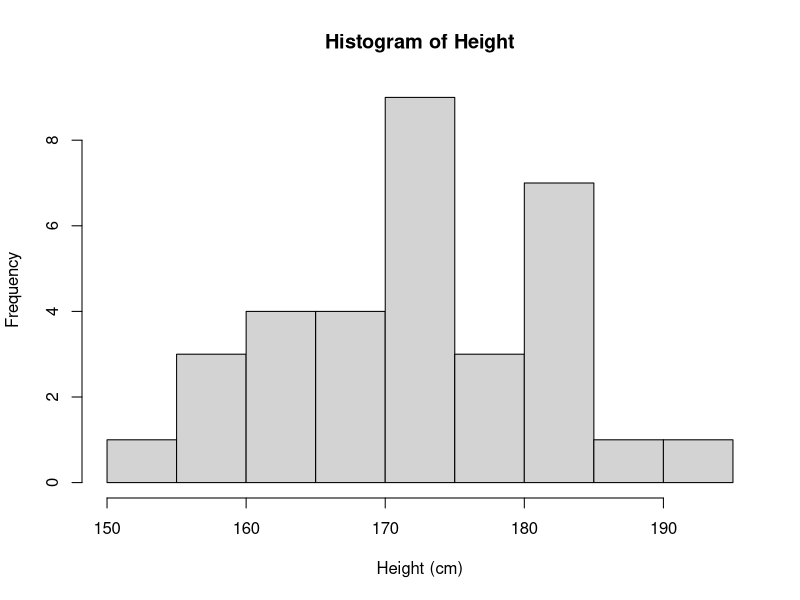
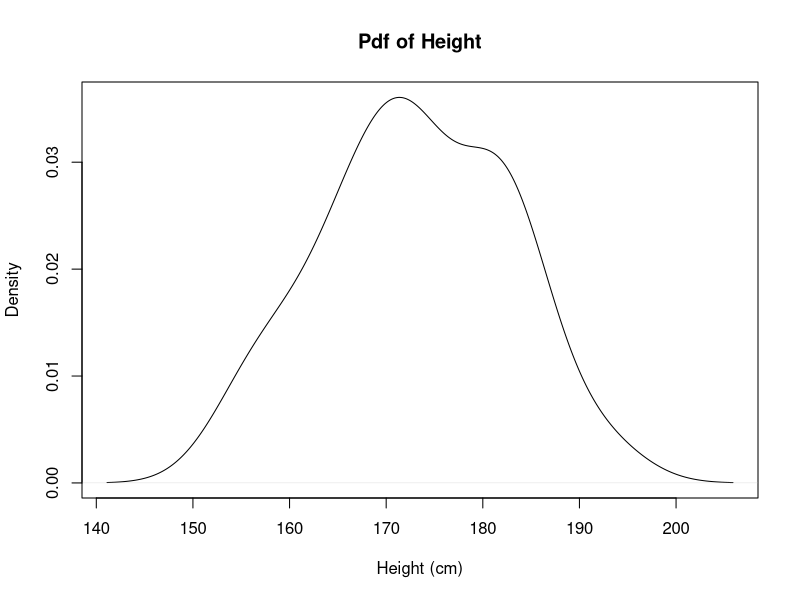
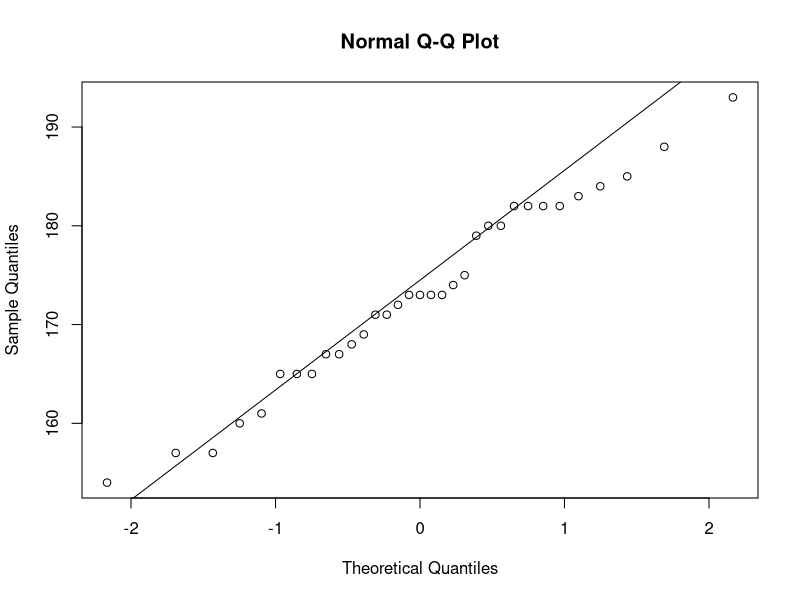

Recreate these plots in R, in order. (Note: this script raises an error after producing the figures.)
#####################
# Imelda 
# Tutorial 2 - statsI

#####################
# load libraries
# set wd
# clear global .envir
#####################

# remove objects
rm(list=ls())
# detach all libraries
detachAllPackages <- function() {
  basic.packages <- c("package:stats", "package:graphics", "package:grDevices", "package:utils", "package:datasets", "package:methods", "package:base")
  package.list <- search()[ifelse(unlist(gregexpr("package:", search()))==1, TRUE, FALSE)]
  package.list <- setdiff(package.list, basic.packages)
  if (length(package.list)>0)  for (package in package.list) detach(package,  character.only=TRUE)
}
detachAllPackages()

# read in relevant packages
# Packages
library(tidyverse) # load our packages here

# read in height data
hData<-read.csv("Data/height.csv")

# inspect data
summary(hData)
str(hData)
head(hData)

# Visualise
# plot histogram
hist(hData$height,
     #breaks = 12,
     main = "Histogram of Height",
     xlab = "Height (cm)"
)

# plot density function
plot(density(hData$height),
     main = "Pdf of Height",
     xlab = "Height (cm)"
)

?hist
?density


# Use a QQ plot to determine if our height variable is
# normally distributed
# check if actual distribution data points is consistent with fitted line
qqnorm(hData$height)
qqline(hData$height,
       distribution = qnorm)


# simplify data references
heightData <- hData$height
meanHeight <- mean(heightData)
n <- length(heightData)
sexData <- hData$sex

# calc conf intervals
## Confidence Intervals
# Calculate 90 percent confidence intervals using normal distribution
CI_lower <- qnorm(0.05, 
                  mean = meanHeight, 
                  sd = (sd(heightData)/sqrt(n)) # the equation for the standard error of the mean
)

CI_upper <- qnorm(0.95,
                  mean = meanHeight,
                  sd = (sd(heightData)/sqrt(n))
)

matrix(c(CI_lower, CI_upper), ncol = 2,
       dimnames = list("",c("Lower", "Upper")))


# Calculate 90 percent confidence intervals using a t distribution
se <- sd(heightData)/sqrt(n) # Create an object with our standard error
t_score <- qt(.05, df = n-1, lower.tail = FALSE)
CI_lower_t <- mean(heightData) - (se * t_score)
CI_upper_t <- mean(heightData) + (se * t_score)

# Check our working
t.test(heightData, conf.level = 0.9, alternative = "two.sided")

## Hypothesis Testing
# Wrangling our data
class(sexData) # What class of vector is our sex variable?

as.logical(sexData) # We can use functions to change the class (here w/o assigning)
as.factor(sexData)

?factor # Factors have *levels*: if we want to change sex to a factor, we need to also change the levels
hData$sex_f <- as.factor(hData$sex) # Convert to factor
levels(hData$sex_f) <- c("M", "F") # Change the levels
head(hData) # Check our result

aggregate(data$height, by = list(data$sex_f), FUN = mean) # Base R grouping
aggregate(height ~ sex_f, data = data, FUN = mean) # Does the same using a formula

data %>% # Tidyverse method for grouping
  group_by(sex_f) %>%
  summarise(mean = mean(height))

# Visualise
boxplot(data$height ~ data$sex_f, # here we use formula notation to group
        main = "Boxplot of Height by Sex",
        ylab = "cm",
        xlab = "")
# By looking at the boxplot, what might we conclude?

# Formulate our null hypothesis:
# What is our null hypothesis? 
# Where do we set alpha? (i.e. rejecting null hypothesis when we shouldn't; 
# note that we don't get to decide beta - i.e. the probability of incorrectly 
# accepting the null hypothesis)
# Is a one-tail or two-tail test more appropriate?

# Test our hypothesis
# First - are our variances equal? (Don't worry too much about this now...)
var.test(height ~ sex_f,
         data = data,
         ratio = 1,
         alternative = "two.sided",
         conf.level = 0.95)

# Now we run our t test
t.test(height ~ sex_f, # Use formula to group
       data = data,
       mu = 0, # The default (null) is zero
       var.equal = FALSE, # The default is FALSE
       alternative = "greater", # Try changing this to "two.sided"
       conf.level = .95) # Try changing this critical value
# How do we interpret the output? (Hint: looking back at the boxplot can help)


mean(hData$height)
